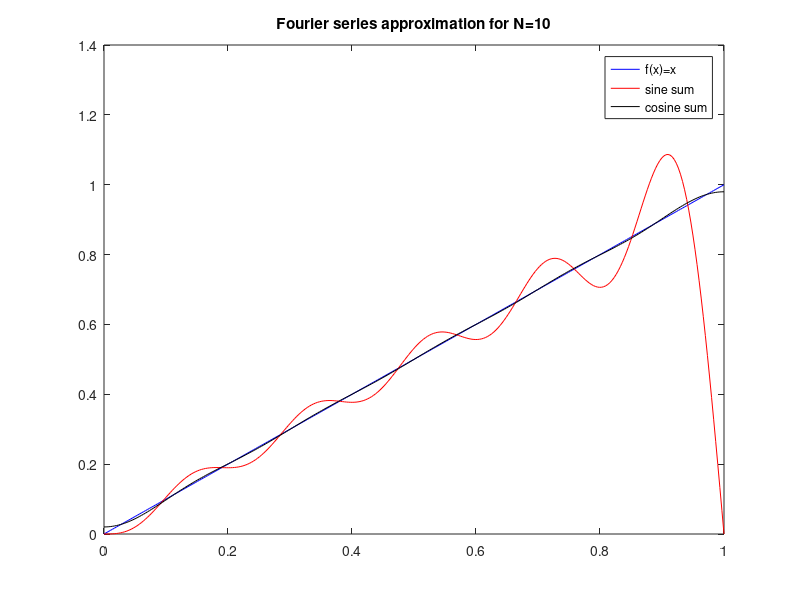
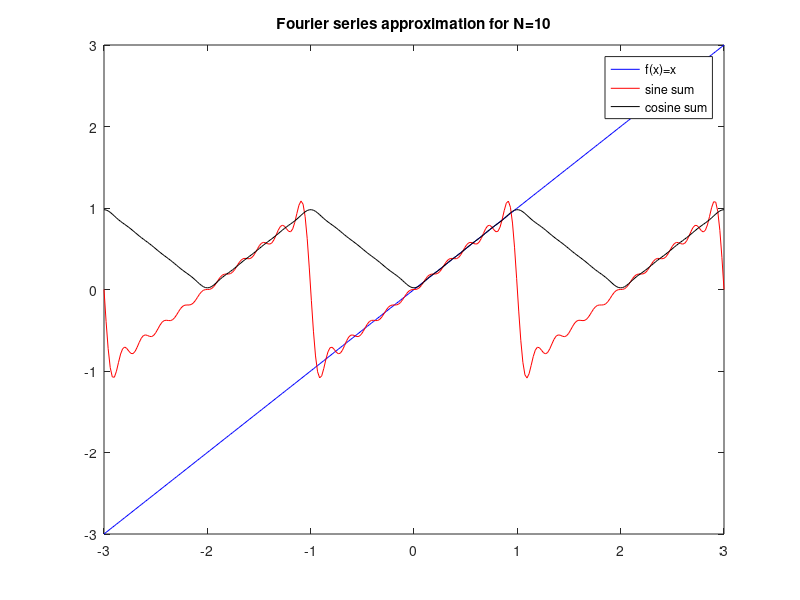

Write the MATLAB code that produced these figures, in order.
% fourier_x
% Write a computer program that computes the Nth partial sums of Fourier series. 
% Use the program to plot the function f(x) = x and the corresponding Fourier 
% sine and Fourier cosine series on the unit interval. Then use the program to 
% plot the series for x ∈ [−3, 3]. Please have your script fourier x.m make 
% the two pictures for N = 10, and note that as a script it should run without
% any arguments. As the exercise in the book asks, the first picture should
% contain the graphs of the function f, the partial sum of the sine series,
% and the partial sum of the cosine series over the unit interval, and the
% second picture the graphs of the same partial Fourier sums over the interval
% [−3, 3]. Hint: you can use the commands ”hold on” in Matlab to put multiple
% plots in a single picture, then ”hold off”

for k=1:10
    b(k)=2*integral(@(x)x.*sin(k*pi*x),0,1); % sine series coefficients
    c(k)=2*integral(@(x)x.*cos(k*pi*x),0,1); % cosine series coefficients
end
c0 = 2*integral(@(x)x,0,1); % cos zero term
disp('sine series coefficients'),b
disp('sine series coefficients'),c0,c

x=linspace(0,1,300);  % s points
f = x;
cos_sum = 0.5*c0;
sin_sum = zeros(size(x));
for k=1:10
    sin_sum = sin_sum + b(k)*sin(k*pi*x);
    cos_sum = cos_sum + c(k)*cos(k*pi*x);
end
plot(x,f,'b',x,sin_sum,'r',x,cos_sum,'k')
legend('f(x)=x','sine sum','cosine sum')
title('Fourier series approximation for N=10')

x=linspace(-3,3,300);  % s points
f = x;
cos_sum = 0.5*c0;
sin_sum = zeros(size(x));
for k=1:10
    sin_sum = sin_sum + b(k)*sin(k*pi*x);
    cos_sum = cos_sum + c(k)*cos(k*pi*x);
end
figure  % new figure
plot(x,f,'b',x,sin_sum,'r',x,cos_sum,'k')
legend('f(x)=x','sine sum','cosine sum')
title('Fourier series approximation for N=10')

